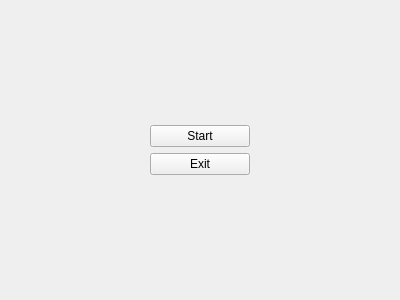
<?xml version="1.0" encoding="UTF-8"?>
<ui version="4.0">
 <class>StartWidget</class>
 <widget class="QWidget" name="StartWidget">
  <property name="geometry">
   <rect>
    <x>0</x>
    <y>0</y>
    <width>400</width>
    <height>300</height>
   </rect>
  </property>
  <property name="windowTitle">
   <string>Form</string>
  </property>
  <layout class="QVBoxLayout" name="verticalLayout_3">
   <item>
    <layout class="QHBoxLayout" name="horizontalLayout">
     <item>
      <spacer name="horizontalSpacer">
       <property name="orientation">
        <enum>Qt::Horizontal</enum>
       </property>
       <property name="sizeHint" stdset="0">
        <size>
         <width>40</width>
         <height>20</height>
        </size>
       </property>
      </spacer>
     </item>
     <item>
      <layout class="QVBoxLayout" name="verticalLayout_2">
       <item>
        <spacer name="verticalSpacer_2">
         <property name="orientation">
          <enum>Qt::Vertical</enum>
         </property>
         <property name="sizeHint" stdset="0">
          <size>
           <width>20</width>
           <height>40</height>
          </size>
         </property>
        </spacer>
       </item>
       <item>
        <widget class="QPushButton" name="startButton">
         <property name="minimumSize">
          <size>
           <width>100</width>
           <height>0</height>
          </size>
         </property>
         <property name="text">
          <string>Start</string>
         </property>
        </widget>
       </item>
       <item>
        <widget class="QPushButton" name="exitButton">
         <property name="text">
          <string>Exit</string>
         </property>
        </widget>
       </item>
       <item>
        <spacer name="verticalSpacer">
         <property name="orientation">
          <enum>Qt::Vertical</enum>
         </property>
         <property name="sizeHint" stdset="0">
          <size>
           <width>20</width>
           <height>40</height>
          </size>
         </property>
        </spacer>
       </item>
      </layout>
     </item>
     <item>
      <spacer name="horizontalSpacer_2">
       <property name="orientation">
        <enum>Qt::Horizontal</enum>
       </property>
       <property name="sizeHint" stdset="0">
        <size>
         <width>40</width>
         <height>20</height>
        </size>
       </property>
      </spacer>
     </item>
    </layout>
   </item>
  </layout>
 </widget>
 <resources/>
 <connections/>
</ui>
